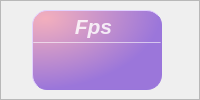
                       <widget class="QFrame" name="frame_8">
                        <property name="frameShape">
                         <enum>QFrame::StyledPanel</enum>
                        </property>
                        <property name="frameShadow">
                         <enum>QFrame::Raised</enum>
                        </property>
                        <layout class="QHBoxLayout" name="horizontalLayout_24">
                         <property name="spacing">
                          <number>6</number>
                         </property>
                         <property name="leftMargin">
                          <number>0</number>
                         </property>
                         <property name="topMargin">
                          <number>5</number>
                         </property>
                         <property name="rightMargin">
                          <number>5</number>
                         </property>
                         <property name="bottomMargin">
                          <number>5</number>
                         </property>
                         <item>
                          <widget class="QFrame" name="Fps_QF1">
                           <property name="minimumSize">
                            <size>
                             <width>125</width>
                             <height>80</height>
                            </size>
                           </property>
                           <property name="maximumSize">
                            <size>
                             <width>130</width>
                             <height>80</height>
                            </size>
                           </property>
                           <property name="toolTipDuration">
                            <number>0</number>
                           </property>
                           <property name="styleSheet">
                            <string notr="true">QFrame#Fps_QF1{
color: rgb(255, 255, 255);
border-radius: 15px;
background-color: qradialgradient(cx:0, cy:0, radius:1, fx:0.1, fy:0.1, stop:0 rgb(243, 175, 189),  stop:1 rgb(155, 118, 218));
border: 1px outset rgb(153, 117, 219)
}
</string>
                           </property>
                           <property name="frameShape">
                            <enum>QFrame::StyledPanel</enum>
                           </property>
                           <property name="frameShadow">
                            <enum>QFrame::Raised</enum>
                           </property>
                           <layout class="QVBoxLayout" name="verticalLayout_11" stretch="0,2,1">
                            <property name="spacing">
                             <number>0</number>
                            </property>
                            <property name="leftMargin">
                             <number>0</number>
                            </property>
                            <property name="topMargin">
                             <number>0</number>
                            </property>
                            <property name="rightMargin">
                             <number>0</number>
                            </property>
                            <property name="bottomMargin">
                             <number>0</number>
                            </property>
                            <item>
                             <widget class="QFrame" name="Fps_top1">
                              <property name="styleSheet">
                               <string notr="true">border:none</string>
                              </property>
                              <property name="frameShape">
                               <enum>QFrame::StyledPanel</enum>
                              </property>
                              <property name="frameShadow">
                               <enum>QFrame::Raised</enum>
                              </property>
                              <layout class="QHBoxLayout" name="horizontalLayout_10">
                               <property name="spacing">
                                <number>0</number>
                               </property>
                               <property name="leftMargin">
                                <number>0</number>
                               </property>
                               <property name="topMargin">
                                <number>3</number>
                               </property>
                               <property name="rightMargin">
                                <number>7</number>
                               </property>
                               <property name="bottomMargin">
                                <number>3</number>
                               </property>
                               <item>
                                <widget class="QLabel" name="label_7">
                                 <property name="maximumSize">
                                  <size>
                                   <width>16777215</width>
                                   <height>30</height>
                                  </size>
                                 </property>
                                 <property name="font">
                                  <font>
                                   <family>Segoe UI</family>
                                   <pointsize>16</pointsize>
                                   <italic>true</italic>
                                   <bold>true</bold>
                                  </font>
                                 </property>
                                 <property name="styleSheet">
                                  <string notr="true">color: rgba(255, 255,255, 210);
text-align:center;
font: 700 italic 16pt &quot;Segoe UI&quot;;</string>
                                 </property>
                                 <property name="midLineWidth">
                                  <number>-1</number>
                                 </property>
                                 <property name="text">
                                  <string>Fps</string>
                                 </property>
                                 <property name="alignment">
                                  <set>Qt::AlignCenter</set>
                                 </property>
                                 <property name="wordWrap">
                                  <bool>false</bool>
                                 </property>
                                 <property name="indent">
                                  <number>0</number>
                                 </property>
                                </widget>
                               </item>
                              </layout>
                             </widget>
                            </item>
                            <item>
                             <widget class="Line" name="line_4">
                              <property name="maximumSize">
                               <size>
                                <width>16777215</width>
                                <height>1</height>
                               </size>
                              </property>
                              <property name="styleSheet">
                               <string notr="true">background-color: rgba(255, 255, 255, 89);</string>
                              </property>
                              <property name="orientation">
                               <enum>Qt::Horizontal</enum>
                              </property>
                             </widget>
                            </item>
                            <item>
                             <widget class="QFrame" name="Fps_bottom1">
                              <property name="styleSheet">
                               <string notr="true">border:none</string>
                              </property>
                              <property name="frameShape">
                               <enum>QFrame::StyledPanel</enum>
                              </property>
                              <property name="frameShadow">
                               <enum>QFrame::Raised</enum>
                              </property>
                              <layout class="QVBoxLayout" name="verticalLayout_12">
                               <property name="spacing">
                                <number>0</number>
                               </property>
                               <property name="leftMargin">
                                <number>0</number>
                               </property>
                               <property name="topMargin">
                                <number>6</number>
                               </property>
                               <property name="rightMargin">
                                <number>0</number>
                               </property>
                               <property name="bottomMargin">
                                <number>6</number>
                               </property>
                               <item alignment="Qt::AlignTop">
                                <widget class="QLabel" name="fps_label1">
                                 <property name="minimumSize">
                                  <size>
                                   <width>0</width>
                                   <height>30</height>
                                  </size>
                                 </property>
                                 <property name="maximumSize">
                                  <size>
                                   <width>16777215</width>
                                   <height>30</height>
                                  </size>
                                 </property>
                                 <property name="font">
                                  <font>
                                   <family>Microsoft YaHei UI</family>
                                   <pointsize>12</pointsize>
                                   <italic>false</italic>
                                   <bold>false</bold>
                                   <underline>false</underline>
                                  </font>
                                 </property>
                                 <property name="styleSheet">
                                  <string notr="true">color: rgb(255, 255, 255);
font: 12pt &quot;Microsoft YaHei UI&quot;;
</string>
                                 </property>
                                 <property name="text">
                                  <string/>
                                 </property>
                                 <property name="alignment">
                                  <set>Qt::AlignCenter</set>
                                 </property>
                                </widget>
                               </item>
                              </layout>
                             </widget>
                            </item>
                           </layout>
                          </widget>
                         </item>
                        </layout>
                       </widget>
